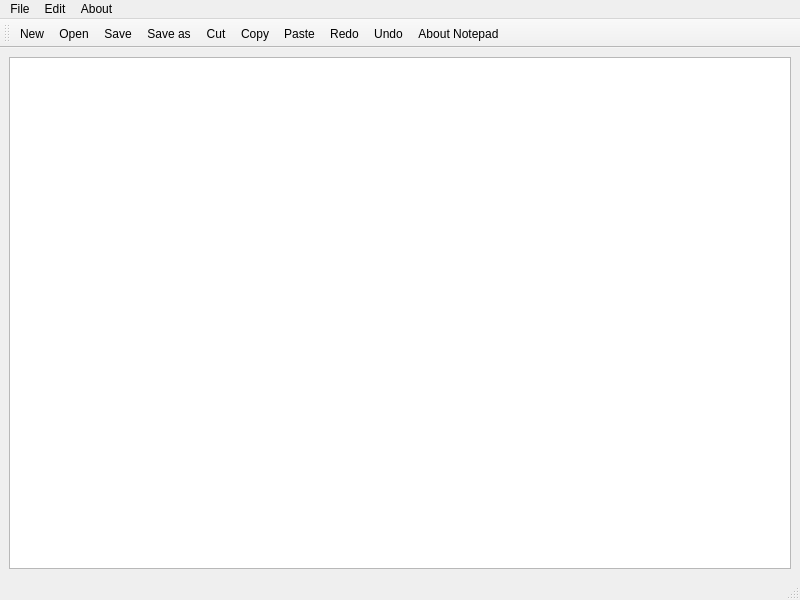
<?xml version="1.0" encoding="UTF-8"?>
<ui version="4.0">
 <class>Notepad</class>
 <widget class="QMainWindow" name="Notepad">
  <property name="geometry">
   <rect>
    <x>0</x>
    <y>0</y>
    <width>800</width>
    <height>600</height>
   </rect>
  </property>
  <property name="windowTitle">
   <string>Notepad</string>
  </property>
  <widget class="QWidget" name="centralwidget">
   <layout class="QVBoxLayout" name="verticalLayout">
    <item>
     <widget class="QTextEdit" name="textEdit"/>
    </item>
   </layout>
  </widget>
  <widget class="QMenuBar" name="menubar">
   <property name="geometry">
    <rect>
     <x>0</x>
     <y>0</y>
     <width>800</width>
     <height>26</height>
    </rect>
   </property>
   <widget class="QMenu" name="menuFile">
    <property name="title">
     <string>File</string>
    </property>
    <addaction name="actionNew"/>
    <addaction name="actionOpen"/>
    <addaction name="separator"/>
    <addaction name="actionSave"/>
    <addaction name="actionSave_as"/>
   </widget>
   <widget class="QMenu" name="menuEdit">
    <property name="title">
     <string>Edit</string>
    </property>
    <addaction name="actionCut"/>
    <addaction name="actionCopy"/>
    <addaction name="separator"/>
    <addaction name="actionPaste"/>
    <addaction name="separator"/>
    <addaction name="actionRedo"/>
    <addaction name="actionUndo"/>
   </widget>
   <widget class="QMenu" name="menuAbout">
    <property name="title">
     <string>About</string>
    </property>
    <addaction name="actionAbout_Notepad"/>
   </widget>
   <addaction name="menuFile"/>
   <addaction name="menuEdit"/>
   <addaction name="menuAbout"/>
  </widget>
  <widget class="QStatusBar" name="statusbar"/>
  <widget class="QToolBar" name="toolBar">
   <property name="windowTitle">
    <string>toolBar</string>
   </property>
   <attribute name="toolBarArea">
    <enum>TopToolBarArea</enum>
   </attribute>
   <attribute name="toolBarBreak">
    <bool>false</bool>
   </attribute>
   <addaction name="actionNew"/>
   <addaction name="actionOpen"/>
   <addaction name="actionSave"/>
   <addaction name="actionSave_as"/>
   <addaction name="actionCut"/>
   <addaction name="actionCopy"/>
   <addaction name="actionPaste"/>
   <addaction name="actionRedo"/>
   <addaction name="actionUndo"/>
   <addaction name="actionAbout_Notepad"/>
  </widget>
  <action name="actionAbout_Notepad">
   <property name="icon">
    <iconset resource="Resource.qrc">
     <normaloff>:/rec/Icons/info.png</normaloff>:/rec/Icons/info.png</iconset>
   </property>
   <property name="text">
    <string>About Notepad</string>
   </property>
  </action>
  <action name="actionNew">
   <property name="icon">
    <iconset resource="Resource.qrc">
     <normaloff>:/rec/Icons/New.bmp</normaloff>:/rec/Icons/New.bmp</iconset>
   </property>
   <property name="text">
    <string>New</string>
   </property>
  </action>
  <action name="actionOpen">
   <property name="icon">
    <iconset resource="Resource.qrc">
     <normaloff>:/rec/Icons/Open.bmp</normaloff>:/rec/Icons/Open.bmp</iconset>
   </property>
   <property name="text">
    <string>Open</string>
   </property>
  </action>
  <action name="actionSave">
   <property name="icon">
    <iconset resource="Resource.qrc">
     <normaloff>:/rec/Icons/Save.bmp</normaloff>:/rec/Icons/Save.bmp</iconset>
   </property>
   <property name="text">
    <string>Save</string>
   </property>
  </action>
  <action name="actionSave_as">
   <property name="icon">
    <iconset resource="Resource.qrc">
     <normaloff>:/rec/Icons/Sticky.bmp</normaloff>:/rec/Icons/Sticky.bmp</iconset>
   </property>
   <property name="text">
    <string>Save as</string>
   </property>
  </action>
  <action name="actionCut">
   <property name="icon">
    <iconset resource="Resource.qrc">
     <normaloff>:/rec/Icons/Cut.bmp</normaloff>:/rec/Icons/Cut.bmp</iconset>
   </property>
   <property name="text">
    <string>Cut</string>
   </property>
  </action>
  <action name="actionCopy">
   <property name="icon">
    <iconset resource="Resource.qrc">
     <normaloff>:/rec/Icons/Copy.bmp</normaloff>:/rec/Icons/Copy.bmp</iconset>
   </property>
   <property name="text">
    <string>Copy</string>
   </property>
  </action>
  <action name="actionPaste">
   <property name="icon">
    <iconset resource="Resource.qrc">
     <normaloff>:/rec/Icons/Paste.bmp</normaloff>:/rec/Icons/Paste.bmp</iconset>
   </property>
   <property name="text">
    <string>Paste</string>
   </property>
  </action>
  <action name="actionRedo">
   <property name="icon">
    <iconset resource="Resource.qrc">
     <normaloff>:/rec/Icons/redo.PNG</normaloff>:/rec/Icons/redo.PNG</iconset>
   </property>
   <property name="text">
    <string>Redo</string>
   </property>
  </action>
  <action name="actionUndo">
   <property name="icon">
    <iconset resource="Resource.qrc">
     <normaloff>:/rec/Icons/undo.PNG</normaloff>:/rec/Icons/undo.PNG</iconset>
   </property>
   <property name="text">
    <string>Undo</string>
   </property>
  </action>
 </widget>
 <resources>
  <include location="Resource.qrc"/>
 </resources>
 <connections/>
</ui>
